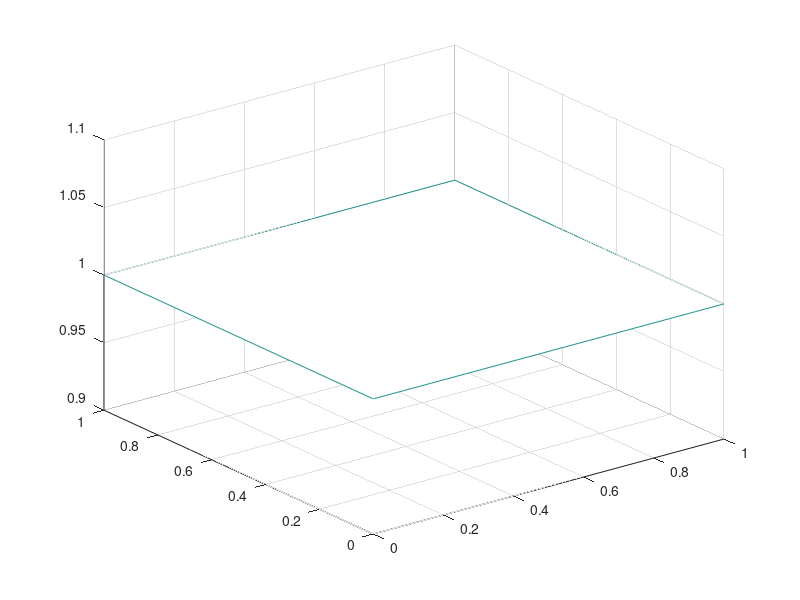

Reproduce this figure in MATLAB.
%% Mesh plotting

[X, Y] = meshgrid([0, 1],  [1, 0]);
f1 = @(x, y) x*(x - 1)*y*(y - 1);
Z = f1(X,Y);
figure(8);
mesh(X, Y, Z);

